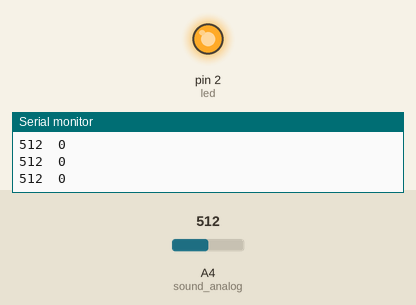
A sketch run on a simulated Arduino Uno, built with avr-gcc and run on an emulated ATmega328P. Parts: output pins drawn as LEDs (lit = HIGH), the last lines printed to the serial monitor. The inputs (shaded band) are chosen by the test bench; at power-on: A4 (sound_analog) = 512.

Above: at 1.2 s.
1.3 s: A4 (sound_analog) set to 19
2.8 s: A4 (sound_analog) set to 15
At 3.3 s:
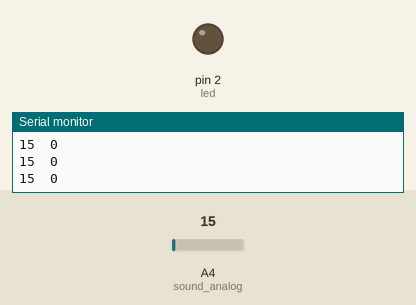
Timing chart, 0 to 5.8 s (numbered marks = the images above; inputs shaded):
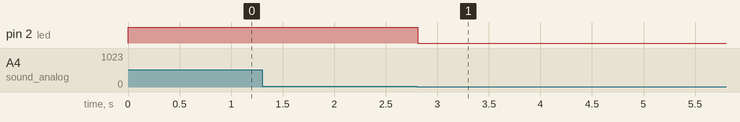

The sketch:

sound_sensor.ino
```cpp
/*
Set up
A0 - D5
D0 - D4
GND - GND
VCC - 3V3
*/


int led = 2;
int sound_digital = 0;
int sound_analog = 4;

void setup(){
  Serial.begin(9600);

  pinMode(led, OUTPUT);
  pinMode(sound_digital, INPUT);
}

void loop(){
  int val_digital = digitalRead(sound_digital);
  int val_analog = analogRead(sound_analog);

  Serial.print(val_analog);
  Serial.print("\t");
  Serial.println(val_digital);

  if (val_analog > 16)
  {
    digitalWrite (led, HIGH);
//    delay(100);
    }
  else
  {
    digitalWrite (led, LOW);
  }

}
```

Measured:
- the behaviour switches between 17 and 16 on A4 (sound_analog) (found by bisection; images 0 and 1)
- after the input at 2.8 s, pin 2 (led): HIGH → LOW at once
